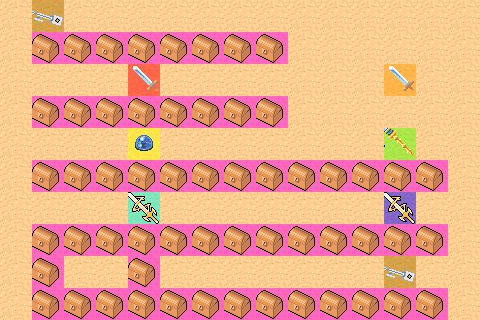

A 2D game scene composited from a Tiled map and its tileset images. What follows is a short description and the map's XML, with each tile layer's data collapsed to a summary:
An orthogonal 15x10 tile map with 32x32 px tiles, 3 tile layers (Background, MetaInfo, Items), 3 tilesets and 1 object (SpawnPoint).

<map version="1.0" orientation="orthogonal" renderorder="right-down" width="15" height="10" tilewidth="32" tileheight="32" nextobjectid="2">
 <tileset firstgid="1" name="metaset10way" tilewidth="32" tileheight="32" spacing="1" margin="1" tilecount="10" columns="5">
  <image source="metaset10way.png" width="166" height="67" />
  <tile id="0">
   <properties>
    <property name="Items" value="sword" />
   </properties>
  </tile>
  <tile id="1">
   <properties>
    <property name="Monster" value="mon" />
   </properties>
  </tile>
  <tile id="2">
   <properties>
    <property name="Monster" value="jelly" />
   </properties>
  </tile>
  <tile id="3">
   <properties>
    <property name="Items" value="road" />
   </properties>
  </tile>
  <tile id="4">
   <properties>
    <property name="Items" value="holy" />
   </properties>
  </tile>
  <tile id="5">
   <properties>
    <property name="Monster" value="demon" />
   </properties>
  </tile>
  <tile id="8">
   <properties>
    <property name="Monster" value="box" />
   </properties>
  </tile>
  <tile id="9">
   <properties>
    <property name="Items" value="key" />
   </properties>
  </tile>
 </tileset>
 <tileset firstgid="11" name="tmw_desert_spacing" tilewidth="32" tileheight="32" spacing="1" margin="1" tilecount="48" columns="8">
  <image source="tmw_desert_spacing.png" width="265" height="199" />
 </tileset>
 <tileset firstgid="59" name="Items" tilewidth="32" tileheight="32" spacing="1" margin="1" tilecount="10" columns="5">
  <image source="Items.png" width="166" height="67" />
 </tileset>
 <layer name="Background" width="15" height="10">
  <data>[150 cells, 150 non-empty, 1 distinct tile ids]</data>
 </layer>
 <layer name="MetaInfo" width="15" height="10">
  <data>[150 cells, 65 non-empty, 8 distinct tile ids]</data>
 </layer>
 <layer name="Items" width="15" height="10">
  <data>[150 cells, 65 non-empty, 6 distinct tile ids]</data>
 </layer>
 <objectgroup name="Object" visible="0">
  <object id="1" name="SpawnPoint" x="80" y="80" />
 </objectgroup>
</map>
